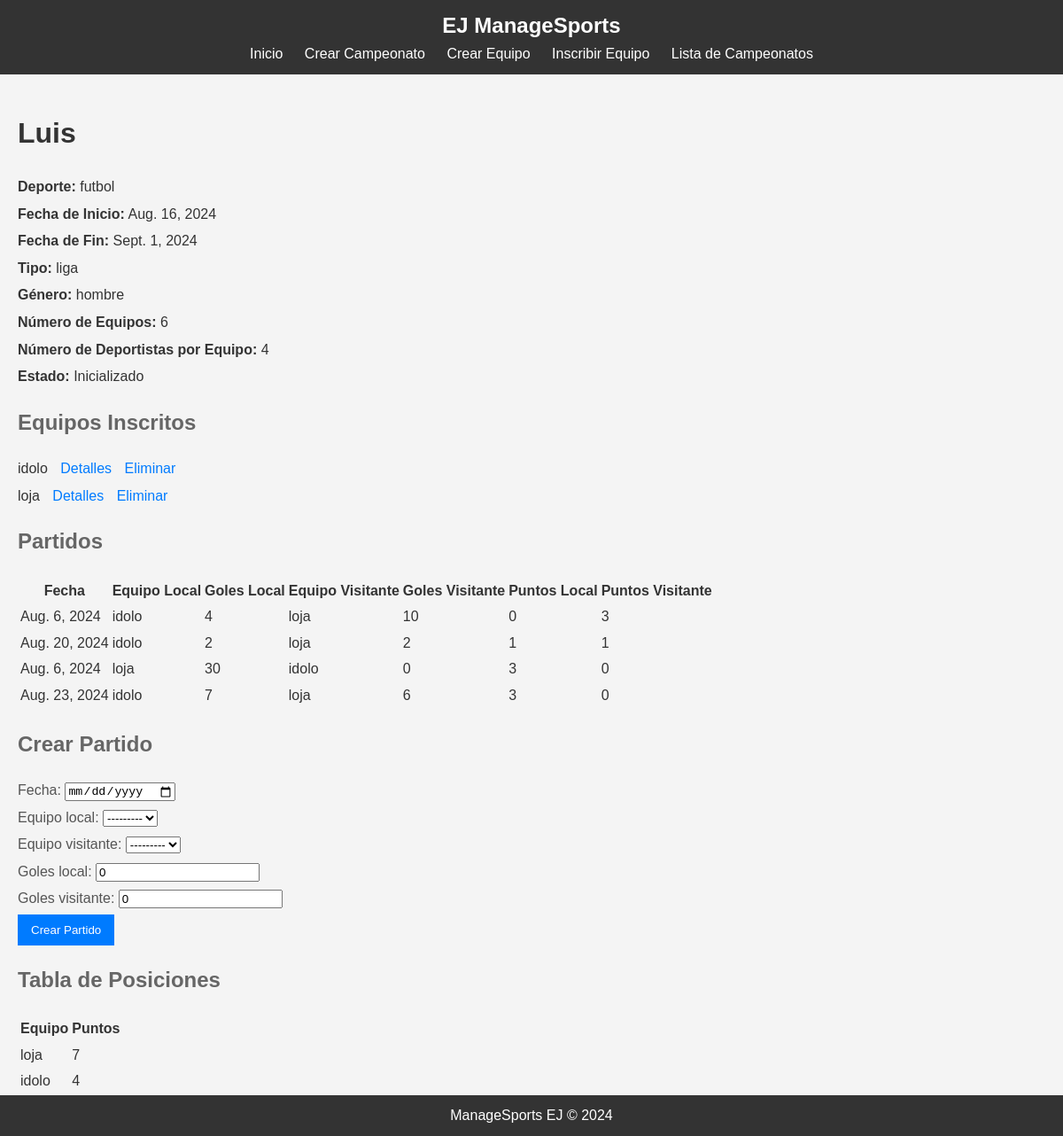
The app's page /detalle_campeonato/8/ with its own data.
### campeonato/models.py (models this page shows, shortened)
class Campeonato(models.Model):
    DEPORTE_CHOICES = [
        ('futbol', 'Fútbol'),
        ('baloncesto', 'Baloncesto'),
    ]
    GENERO_CHOICES = [
        ('hombre', 'Hombre'),
        ('mujer', 'Mujer'),
    ]
    TIPO_CHOICES = [
        ('liga', 'Liga'),
        ('eliminatoria', 'Eliminatoria'),
        ('grupos', 'Grupos'),
    ]
    nombre = models.CharField(max_length=200)
    deporte = models.CharField(max_length=20, choices=DEPORTE_CHOICES)
    genero = models.CharField(max_length=20, choices=GENERO_CHOICES)
    tipo = models.CharField(max_length=20, choices=TIPO_CHOICES)
    nro_equipos = models.PositiveIntegerField()
    nro_deportistas = models.PositiveIntegerField()
    fecha_inicio = models.DateField()
    fecha_fin = models.DateField()
    equipos = models.ManyToManyField('Equipo', through='Participacion', blank=True)
    inicializado = models.BooleanField(default=False)

class Equipo(models.Model):
    NOMBRE_DEPORTE_CHOICES = [
        ('futbol', 'Fútbol'),
        ('baloncesto', 'Baloncesto'),
    ]
    GENERO_CHOICES = [
        ('hombre', 'Hombre'),
        ('mujer', 'Mujer'),
    ]
    nombre = models.CharField(max_length=200)
    deporte = models.CharField(max_length=20, choices=NOMBRE_DEPORTE_CHOICES)
    genero = models.CharField(max_length=20, choices=GENERO_CHOICES)
    def __str__(self):
        return self.nombre

class Partido(models.Model):
    campeonato = models.ForeignKey(Campeonato, on_delete=models.CASCADE, related_name='partidos')
    equipo_local = models.ForeignKey(Equipo, on_delete=models.CASCADE, related_name='partidos_local')
    equipo_visitante = models.ForeignKey(Equipo, on_delete=models.CASCADE, related_name='partidos_visitante')
    fecha = models.DateField()
    goles_local = models.IntegerField(default=0)
    goles_visitante = models.IntegerField(default=0)
    puntos_local = models.IntegerField(default=0)
    puntos_visitante = models.IntegerField(default=0)

### campeonato/views.py (the view)
# urls.py: path('detalle_campeonato/<int:campeonato_id>/', views.detalle_campeonato, name='detalle_campeonato'),
def detalle_campeonato(request, campeonato_id):
    campeonato = get_object_or_404(Campeonato, id=campeonato_id)
    equipos = campeonato.equipos.all()
    partidos = Partido.objects.filter(campeonato=campeonato)
    posiciones = tabla_posiciones(campeonato)
    equipos_sin_deportistas_suficientes = []
    error_message = None
    if equipos.count() < 2:
        error_message = "Se necesitan al menos dos equipos para inicializar el campeonato."
    else:
        for equipo in equipos:
            deportistas_count = Deportista.objects.filter(participacion__equipo=equipo, participacion__campeonato=campeonato).count()
            if deportistas_count < 1:
                equipos_sin_deportistas_suficientes.append(equipo.nombre)
        if equipos_sin_deportistas_suficientes:
            error_message = "Los siguientes equipos necesitan al menos un deportista: " + ", ".join(equipos_sin_deportistas_suficientes)
    if request.method == 'POST':
        form = PartidoForm(request.POST)
        if form.is_valid():
            partido = form.save(commit=False)
            partido.campeonato = campeonato
            partido.save()
            return redirect('detalle_campeonato', campeonato_id=campeonato.id)
    else:
        form = PartidoForm()
    return render(request, 'campeonato/detalle_campeonato.html', {
        'campeonato': campeonato,
        'equipos': equipos,
        'partidos': partidos,
        'posiciones': posiciones,
        'form': form,
        'error_message': error_message
    })

### campeonato/forms.py
class PartidoForm(forms.ModelForm):
    class Meta:
        model = Partido
        fields = ['fecha', 'equipo_local', 'equipo_visitante', 'goles_local', 'goles_visitante']
        widgets = {
            'fecha': forms.DateInput(attrs={'type': 'date'}),
        }

### campeonato/views.py (called while the page is built)
def tabla_posiciones(campeonato):
    equipos = campeonato.equipos.all()
    posiciones = []
    for equipo in equipos:
        partidos_local = Partido.objects.filter(campeonato=campeonato, equipo_local=equipo)
        partidos_visitante = Partido.objects.filter(campeonato=campeonato, equipo_visitante=equipo)
        puntos_local = sum([partido.puntos_local for partido in partidos_local])
        puntos_visitante = sum([partido.puntos_visitante for partido in partidos_visitante])
        puntos = puntos_local + puntos_visitante
        posiciones.append({'equipo': equipo, 'puntos': puntos})
    return sorted(posiciones, key=lambda x: x['puntos'], reverse=True)

### campeonato/templates/campeonato/detalle_campeonato.html (shortened to what this page needs)
{% extends 'campeonato/base.html' %}
{% block content %}
    <h1>{{ campeonato.nombre }}</h1>
    <p><strong>Deporte:</strong> {{ campeonato.deporte }}</p>
    <p><strong>Fecha de Inicio:</strong> {{ campeonato.fecha_inicio }}</p>
    <p><strong>Fecha de Fin:</strong> {{ campeonato.fecha_fin }}</p>
    <p><strong>Tipo:</strong> {{ campeonato.tipo }}</p>
    <p><strong>Género:</strong> {{ campeonato.genero }}</p>
    <p><strong>Número de Equipos:</strong> {{ campeonato.nro_equipos }}</p>
    <p><strong>Número de Deportistas por Equipo:</strong> {{ campeonato.nro_deportistas }}</p>
    <p><strong>Estado:</strong> {% if campeonato.inicializado %}Inicializado{% else %}No Inicializado{% endif %}</p>
    <h2>Equipos Inscritos</h2>
    <ul>
        {% for equipo in campeonato.equipos.all %}
            <li>
                {{ equipo.nombre }}
                <a href="{% url 'detalle_equipo_por_campeonato' equipo.id campeonato.id %}">Detalles</a>
                <a href="{% url 'eliminar_equipo' equipo.id campeonato.id %}">Eliminar</a>
            </li>
        {% empty %}
            <li>No hay equipos inscritos.</li>
        {% endfor %}
    </ul>
    <h2>Partidos</h2>
    <table>
        <thead>
            <tr>
                <th>Fecha</th>
                <th>Equipo Local</th>
                <th>Goles Local</th>
                <th>Equipo Visitante</th>
                <th>Goles Visitante</th>
                <th>Puntos Local</th>
                <th>Puntos Visitante</th>
            </tr>
        </thead>
        <tbody>
            {% for partido in partidos %}
            <tr>
                <td>{{ partido.fecha }}</td>
                <td>{{ partido.equipo_local.nombre }}</td>
                <td>{{ partido.goles_local }}</td>
                <td>{{ partido.equipo_visitante.nombre }}</td>
                <td>{{ partido.goles_visitante }}</td>
                <td>{{ partido.puntos_local }}</td>
                <td>{{ partido.puntos_visitante }}</td>
            </tr>
            {% endfor %}
        </tbody>
    </table>
    <h2>Crear Partido</h2>
    <form method="post" class="form-container">
        {{ form.as_p }}
        <button type="submit" class="button">Crear Partido</button>
    </form>
    <h2>Tabla de Posiciones</h2>
    <table>
        <thead>
            <tr>
                <th>Equipo</th>
                <th>Puntos</th>
            </tr>
        </thead>
        <tbody>
            {% for posicion in posiciones %}
            <tr>
                <td>{{ posicion.equipo.nombre }}</td>
                <td>{{ posicion.puntos }}</td>
            </tr>
            {% endfor %}
        </tbody>
    </table>
    <a href="{% url 'home' %}">Volver al Inicio</a>
{% endblock %}

### campeonato/templates/campeonato/base.html (shortened to what this page needs)
<!DOCTYPE html>
<html>
<head>
    {% load static %}
    <link rel="stylesheet" type="text/css" href="{% static 'css/styles.css' %}">
</head>
<body>
    <header>
        <h1>EJ ManageSports</h1>
        <nav>
            <ul>
                <li><a href="{% url 'home' %}">Inicio</a></li>
                <li><a href="{% url 'crear_campeonato' %}">Crear Campeonato</a></li>
                <li><a href="{% url 'crear_equipo' %}">Crear Equipo</a></li>
                <li><a href="{% url 'inscribir_equipo' %}">Inscribir Equipo</a></li>
                <li><a href="{% url 'lista_campeonatos' %}">Lista de Campeonatos</a></li>
            </ul>
        </nav>
    </header>
    <main>
        {% block content %}{% endblock %}
    </main>
    <footer>
        <p>ManageSports EJ &copy; 2024</p>
    </footer>
</body>
</html>

### campeonato/static/css/styles.css (style rules this page uses)
body { font-family: Arial, sans-serif; line-height: 1.6; margin: 0; padding: 0; color: #333; background-color: #f4f4f4; }
header { background: #333; color: #fff; padding: 10px 0; text-align: center; }
header h1 { margin: 0; color: #fff; font-size: 24px; }
nav ul { list-style: none; padding: 0; margin: 0; }
nav ul li { display: inline; margin-right: 10px; }
nav ul li a { color: #fff; text-decoration: none; }
main { padding: 20px; }
footer { background: #333; color: #fff; text-align: center; padding: 10px 0; position: fixed; bottom: 0; width: 100%; }
footer p { margin: 0; }
h1 { color: #333; }
h2 { color: #666; margin-top: 20px; }
p { margin: 5px 0; }
ul { padding: 0; }
ul li { list-style: none; margin: 5px 0; }
ul li a { margin-left: 10px; color: #007BFF; text-decoration: none; }
form { margin-top: 20px; }
form button, .button { background: #007BFF; color: #fff; border: none; padding: 10px 15px; cursor: pointer; text-decoration: none; display: inline-block; }
form p { font-size: 16px; color: #555; }

### records on screen
Campeonato: nombre "Luis", deporte "futbol", fecha_inicio "Aug. 16, 2024", fecha_fin "Sept. 1, 2024", tipo "liga", genero "hombre", nro_equipos "6", nro_deportistas "4"
Equipo: nombre "idolo", equipo.nombre "idolo", puntos "4"
Equipo: nombre "loja", equipo.nombre "loja", puntos "7"
Partido: fecha "Aug. 6, 2024", equipo_local.nombre "idolo", goles_local "4", equipo_visitante.nombre "loja", goles_visitante "10", puntos_local "0", puntos_visitante "3"
Partido: fecha "Aug. 20, 2024", equipo_local.nombre "idolo", goles_local "2", equipo_visitante.nombre "loja", goles_visitante "2", puntos_local "1", puntos_visitante "1"
Partido: fecha "Aug. 6, 2024", equipo_local.nombre "loja", goles_local "30", equipo_visitante.nombre "idolo", goles_visitante "0", puntos_local "3", puntos_visitante "0"
Partido: fecha "Aug. 23, 2024", equipo_local.nombre "idolo", goles_local "7", equipo_visitante.nombre "loja", goles_visitante "6", puntos_local "3", puntos_visitante "0"
